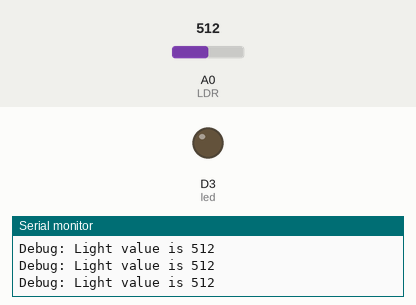
Bench run of a program on a simulated ESP8266 (NodeMCU). On the bench: output pins drawn as LEDs (lit = HIGH), the last lines printed to the serial monitor. The inputs (shaded band) are chosen by the test bench; at power-on: A0 (LDR) = 512.

Above: at 1.7 s.
1.8 s: A0 (LDR) set to 313
3.3 s: A0 (LDR) set to 290
At 4.4 s:
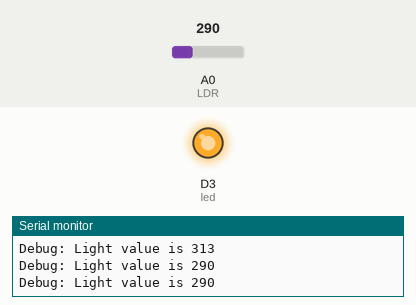
5.0 s: A0 (LDR) set to 306
At 5.5 s:
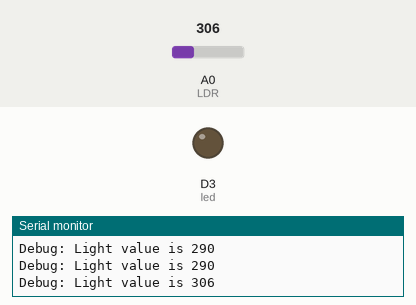
6.5 s: A0 (LDR) set to 122
At 7.9 s:
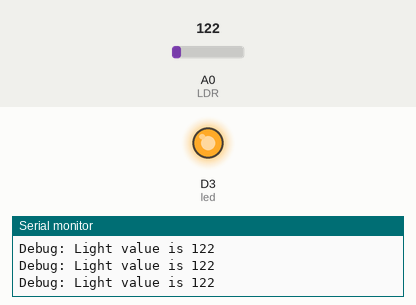
Timing chart, 0 to 9.0 s (numbered marks = the images above; inputs shaded):
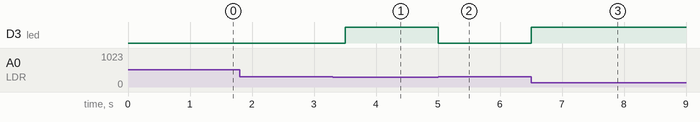

The program:

main.cpp
```cpp
#include <Arduino.h>

// Pins entsprechen dem layout auf dem ESP8266
#define LDR A0
#define led D3
const int DELAY = 500;
const int LED_THRESHOLD = 300;

void setup()
{
    Serial.begin(115200); // Serielle Verbindung starten
    pinMode(led,OUTPUT); // Die LED an Digital 3 als AUSGANG eingestellt
    delay(DELAY);
}

void loop()
{
    int sensorValue = analogRead(LDR);
    if (sensorValue < LED_THRESHOLD)
    {
        digitalWrite(led, HIGH);
    }
    else
    {
        digitalWrite(led, LOW);
    }
    Serial.print("Debug: Light value is ");
    Serial.print(sensorValue);
    Serial.print("\n");
    delay(DELAY);
}
```

Measured:
- the behaviour switches between 300 and 299 on A0 (LDR) (found by bisection; images 0 and 1)
- after the input at 3.3 s, D3 (led): LOW → HIGH after 0.20 s
- after the input at 5.0 s, D3 (led): HIGH → LOW at once
- after the input at 6.5 s, D3 (led): LOW → HIGH at once
